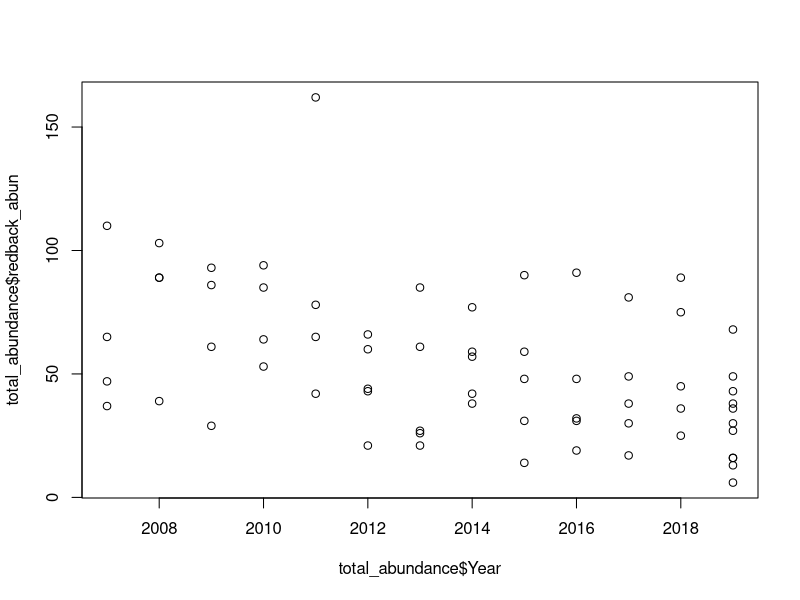
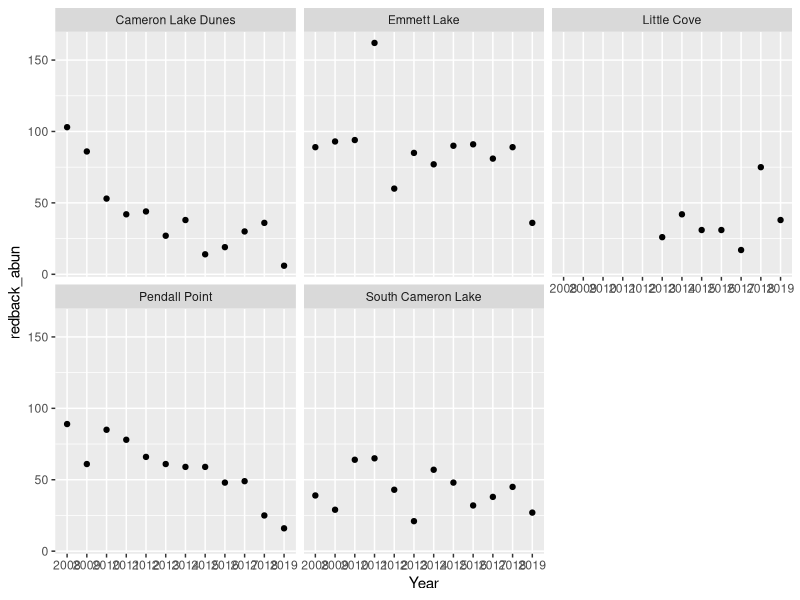
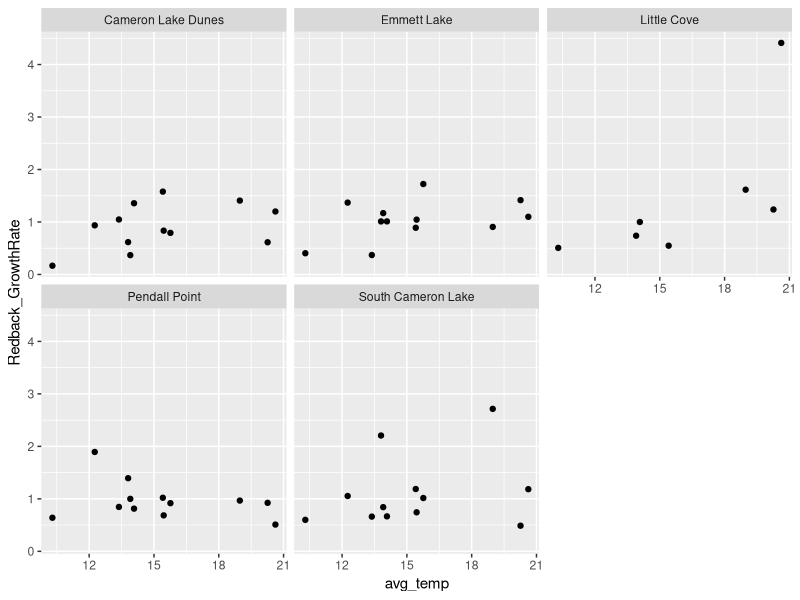

Write the R code that produced these figures, in order.
## ---- chunk 1

library(tidyverse)
library(dplyr)
## ---- chunk 2
salamanders <- read.csv("salamander.csv")
unique(salamanders$Species)
unique(salamanders$Sample.Year)
salamanders
unique(salamanders$Year)
## ---- chunk 3
present_salamanders <- salamanders %>%
  slice(-c(1)) %>%
  filter(!Eastern.Redback.Salamander.Count %in% "0") %>%
  filter(!Redback.form.of.Eastern.Redback.Salamander.Count %in% "N/A") %>%
  filter(!Leadback.form.of.Eastern.Redback.Salamander.Count %in% "N/A") 

present_salamanders
## ---- chunk 4

redback_abundance <- present_salamanders %>%
  mutate(Redback.form.of.Eastern.Redback.Salamander.Count = as.numeric(Redback.form.of.Eastern.Redback.Salamander.Count)) %>%
  group_by(Year, Plot.Name) %>%
  summarize(redback_abun = sum(Redback.form.of.Eastern.Redback.Salamander.Count, na.rm = TRUE))

leadback_abundance <- present_salamanders %>%
  mutate(Leadback.form.of.Eastern.Redback.Salamander.Count = as.numeric(Leadback.form.of.Eastern.Redback.Salamander.Count)) %>%
  group_by(Year, Plot.Name) %>%
  summarize(leadback_abun = sum(Leadback.form.of.Eastern.Redback.Salamander.Count, na.rm = TRUE))

## ---- chunk 5
total_abundance <- data.frame(redback_abundance, leadback_abundance$leadback_abun)
total_abundance

plot(total_abundance$Year, total_abundance$redback_abun)
## ---- chunk 6
# total_abundance <- total_abundance %>%
#   mutate(
#     redback_abundance = as.numeric(redback_abundance),
#     leadback_abundance = as.numeric(leadback_abundance)
#   )

total_abundance <- total_abundance %>% 
  group_by(Plot.Name) |>
  mutate(
    Redback_GrowthRate = redback_abun / lag(redback_abun),
    Leadback_GrowthRate = leadback_abundance.leadback_abun / lag(leadback_abundance.leadback_abun)
  )


## ---- chunk 7
temp_by_year <- present_salamanders %>%
  mutate(Air.Temperature..degC. = as.numeric(Air.Temperature..degC.)) %>%
  group_by(Year) %>%
  summarize(avg_temp = mean(Air.Temperature..degC., na.rm = TRUE))

# Join with byyear_both
total_abundance <- total_abundance%>%
  left_join(temp_by_year, by = "Year")

#Remove all NAs??? idk if we should 
total_abundance <- total_abundance |>
  na.omit(total_abundance)
## ---- chunk 8
total_abundance |>
  ggplot(aes(Year, redback_abun)) +
  geom_point() +
  facet_wrap(~Plot.Name)

total_abundance |>
  ggplot(aes(avg_temp, Redback_GrowthRate)) +
  geom_point() +
  facet_wrap(~Plot.Name)
